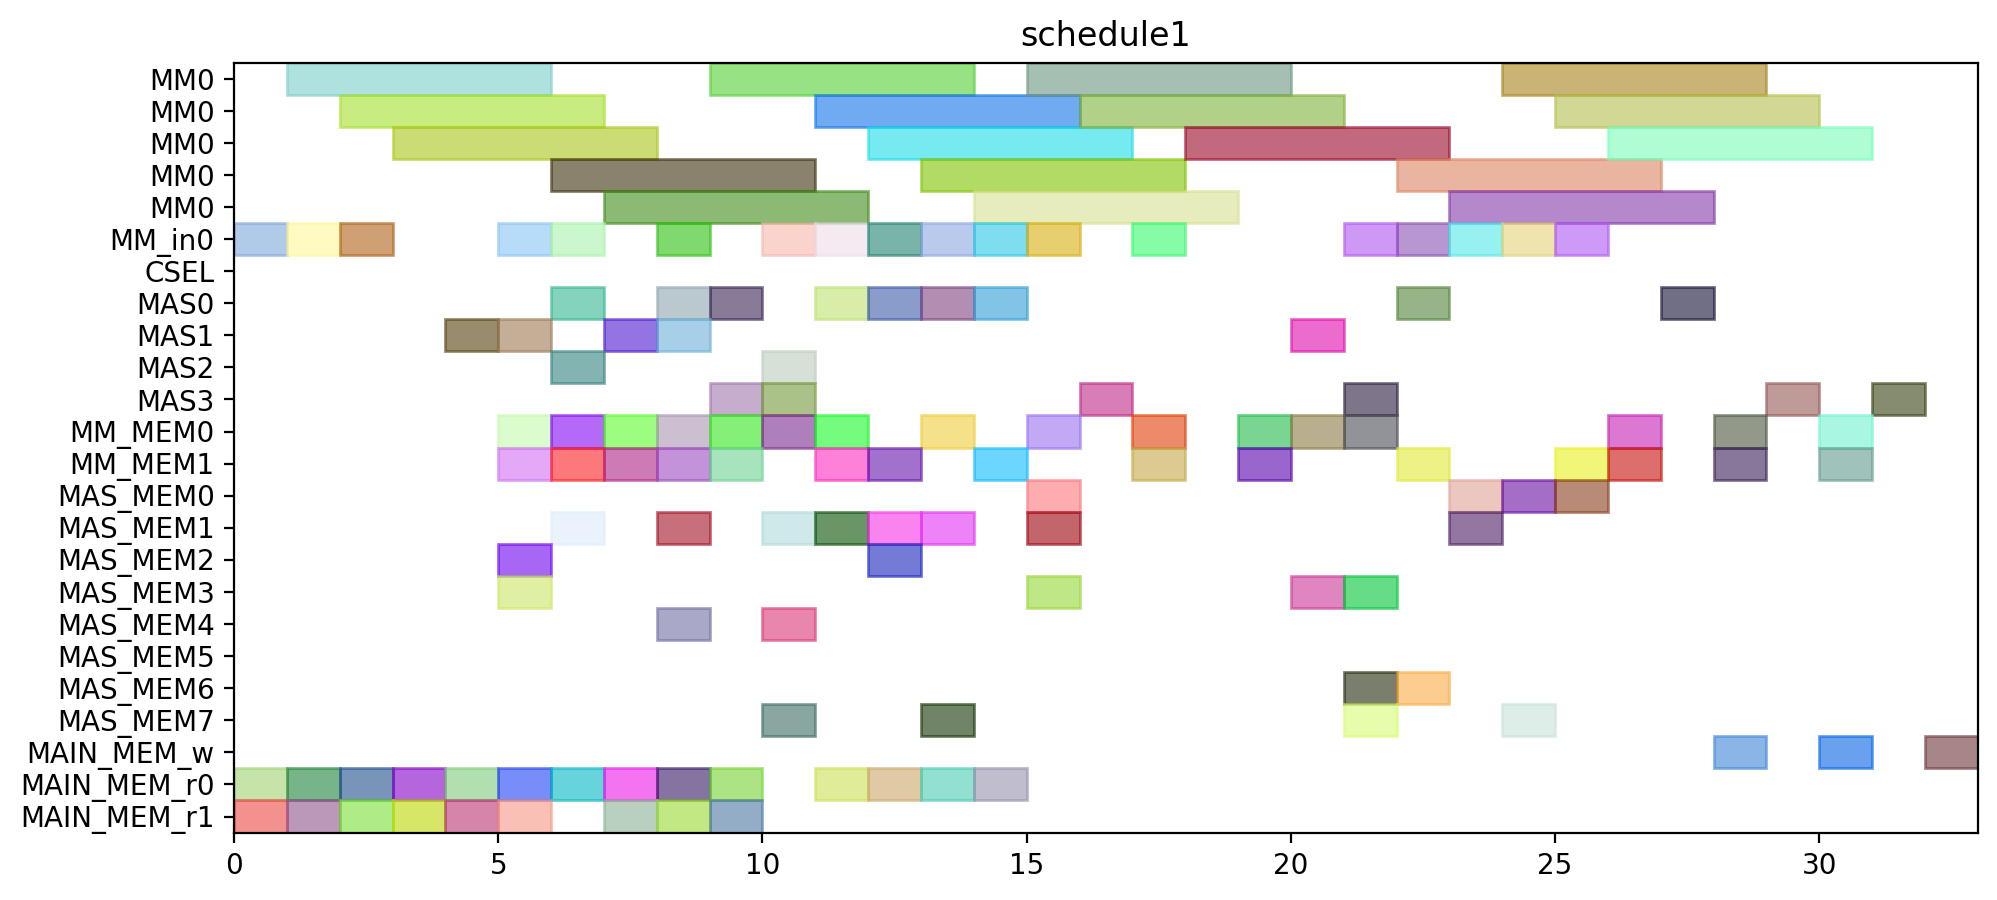

Write Python code to recreate this figure.
from pyschedule import Scenario, solvers, plotters, alt


def solve():
	horizon = 141
	S = Scenario("schedule1", horizon=horizon)

	# resource
	MM = S.Resources('MM', num=1, size=5)
	MM_in = S.Resources('MM_in', num=1)
	CSEL = S.Resource('CSEL')
	MAS = S.Resources('MAS', num=4, size=1, periods=range(1, horizon))
	MM_MEM = S.Resources('MM_MEM', num=2)
	MAS_MEM = S.Resources('MAS_MEM', num=8)
	MAIN_MEM_w = S.Resource('MAIN_MEM_w', size=1)
	MAIN_MEM_r = S.Resources('MAIN_MEM_r', num=2)

	# result of previous scheduling
	t0_in = S.Task('t0_in', length=1, delay_cost=1)
	S += t0_in >= 0
	t0_in += MM_in[0]

	t0_mem0 = S.Task('t0_mem0', length=1, delay_cost=1)
	S += t0_mem0 >= 0
	t0_mem0 += MAIN_MEM_r[0]

	t0_mem1 = S.Task('t0_mem1', length=1, delay_cost=1)
	S += t0_mem1 >= 0
	t0_mem1 += MAIN_MEM_r[1]

	t0 = S.Task('t0', length=5, delay_cost=1)
	S += t0 >= 1
	t0 += MM[0]

	t2_in = S.Task('t2_in', length=1, delay_cost=1)
	S += t2_in >= 1
	t2_in += MM_in[0]

	t2_mem0 = S.Task('t2_mem0', length=1, delay_cost=1)
	S += t2_mem0 >= 1
	t2_mem0 += MAIN_MEM_r[0]

	t2_mem1 = S.Task('t2_mem1', length=1, delay_cost=1)
	S += t2_mem1 >= 1
	t2_mem1 += MAIN_MEM_r[1]

	t1_in = S.Task('t1_in', length=1, delay_cost=1)
	S += t1_in >= 2
	t1_in += MM_in[0]

	t1_mem0 = S.Task('t1_mem0', length=1, delay_cost=1)
	S += t1_mem0 >= 2
	t1_mem0 += MAIN_MEM_r[0]

	t1_mem1 = S.Task('t1_mem1', length=1, delay_cost=1)
	S += t1_mem1 >= 2
	t1_mem1 += MAIN_MEM_r[1]

	t2 = S.Task('t2', length=5, delay_cost=1)
	S += t2 >= 2
	t2 += MM[0]

	t1 = S.Task('t1', length=5, delay_cost=1)
	S += t1 >= 3
	t1 += MM[0]

	t9_mem0 = S.Task('t9_mem0', length=1, delay_cost=1)
	S += t9_mem0 >= 3
	t9_mem0 += MAIN_MEM_r[0]

	t9_mem1 = S.Task('t9_mem1', length=1, delay_cost=1)
	S += t9_mem1 >= 3
	t9_mem1 += MAIN_MEM_r[1]

	t8_mem0 = S.Task('t8_mem0', length=1, delay_cost=1)
	S += t8_mem0 >= 4
	t8_mem0 += MAIN_MEM_r[0]

	t8_mem1 = S.Task('t8_mem1', length=1, delay_cost=1)
	S += t8_mem1 >= 4
	t8_mem1 += MAIN_MEM_r[1]

	t9 = S.Task('t9', length=1, delay_cost=1)
	S += t9 >= 4
	t9 += MAS[1]

	t10_in = S.Task('t10_in', length=1, delay_cost=1)
	S += t10_in >= 5
	t10_in += MM_in[0]

	t10_mem0 = S.Task('t10_mem0', length=1, delay_cost=1)
	S += t10_mem0 >= 5
	t10_mem0 += MAS_MEM[2]

	t10_mem1 = S.Task('t10_mem1', length=1, delay_cost=1)
	S += t10_mem1 >= 5
	t10_mem1 += MAS_MEM[3]

	t24_mem0 = S.Task('t24_mem0', length=1, delay_cost=1)
	S += t24_mem0 >= 5
	t24_mem0 += MM_MEM[0]

	t24_mem1 = S.Task('t24_mem1', length=1, delay_cost=1)
	S += t24_mem1 >= 5
	t24_mem1 += MM_MEM[1]

	t3_mem0 = S.Task('t3_mem0', length=1, delay_cost=1)
	S += t3_mem0 >= 5
	t3_mem0 += MAIN_MEM_r[0]

	t3_mem1 = S.Task('t3_mem1', length=1, delay_cost=1)
	S += t3_mem1 >= 5
	t3_mem1 += MAIN_MEM_r[1]

	t8 = S.Task('t8', length=1, delay_cost=1)
	S += t8 >= 5
	t8 += MAS[1]

	t10 = S.Task('t10', length=5, delay_cost=1)
	S += t10 >= 6
	t10 += MM[0]

	t24 = S.Task('t24', length=1, delay_cost=1)
	S += t24 >= 6
	t24 += MAS[0]

	t25_mem0 = S.Task('t25_mem0', length=1, delay_cost=1)
	S += t25_mem0 >= 6
	t25_mem0 += MM_MEM[0]

	t25_mem1 = S.Task('t25_mem1', length=1, delay_cost=1)
	S += t25_mem1 >= 6
	t25_mem1 += MAS_MEM[1]

	t26_in = S.Task('t26_in', length=1, delay_cost=1)
	S += t26_in >= 6
	t26_in += MM_in[0]

	t26_mem0 = S.Task('t26_mem0', length=1, delay_cost=1)
	S += t26_mem0 >= 6
	t26_mem0 += MAIN_MEM_r[0]

	t26_mem1 = S.Task('t26_mem1', length=1, delay_cost=1)
	S += t26_mem1 >= 6
	t26_mem1 += MM_MEM[1]

	t3 = S.Task('t3', length=1, delay_cost=1)
	S += t3 >= 6
	t3 += MAS[2]

	t16_mem0 = S.Task('t16_mem0', length=1, delay_cost=1)
	S += t16_mem0 >= 7
	t16_mem0 += MM_MEM[0]

	t16_mem1 = S.Task('t16_mem1', length=1, delay_cost=1)
	S += t16_mem1 >= 7
	t16_mem1 += MM_MEM[1]

	t25 = S.Task('t25', length=1, delay_cost=1)
	S += t25 >= 7
	t25 += MAS[1]

	t26 = S.Task('t26', length=5, delay_cost=1)
	S += t26 >= 7
	t26 += MM[0]

	t4_mem0 = S.Task('t4_mem0', length=1, delay_cost=1)
	S += t4_mem0 >= 7
	t4_mem0 += MAIN_MEM_r[0]

	t4_mem1 = S.Task('t4_mem1', length=1, delay_cost=1)
	S += t4_mem1 >= 7
	t4_mem1 += MAIN_MEM_r[1]

	t11_mem0 = S.Task('t11_mem0', length=1, delay_cost=1)
	S += t11_mem0 >= 8
	t11_mem0 += MM_MEM[0]

	t11_mem1 = S.Task('t11_mem1', length=1, delay_cost=1)
	S += t11_mem1 >= 8
	t11_mem1 += MM_MEM[1]

	t14_mem0 = S.Task('t14_mem0', length=1, delay_cost=1)
	S += t14_mem0 >= 8
	t14_mem0 += MAIN_MEM_r[0]

	t14_mem1 = S.Task('t14_mem1', length=1, delay_cost=1)
	S += t14_mem1 >= 8
	t14_mem1 += MAIN_MEM_r[1]

	t16 = S.Task('t16', length=1, delay_cost=1)
	S += t16 >= 8
	t16 += MAS[1]

	t4 = S.Task('t4', length=1, delay_cost=1)
	S += t4 >= 8
	t4 += MAS[0]

	t5_in = S.Task('t5_in', length=1, delay_cost=1)
	S += t5_in >= 8
	t5_in += MM_in[0]

	t5_mem0 = S.Task('t5_mem0', length=1, delay_cost=1)
	S += t5_mem0 >= 8
	t5_mem0 += MAS_MEM[4]

	t5_mem1 = S.Task('t5_mem1', length=1, delay_cost=1)
	S += t5_mem1 >= 8
	t5_mem1 += MAS_MEM[1]

	t11 = S.Task('t11', length=1, delay_cost=1)
	S += t11 >= 9
	t11 += MAS[3]

	t13_mem0 = S.Task('t13_mem0', length=1, delay_cost=1)
	S += t13_mem0 >= 9
	t13_mem0 += MAIN_MEM_r[0]

	t13_mem1 = S.Task('t13_mem1', length=1, delay_cost=1)
	S += t13_mem1 >= 9
	t13_mem1 += MAIN_MEM_r[1]

	t14 = S.Task('t14', length=1, delay_cost=1)
	S += t14 >= 9
	t14 += MAS[0]

	t5 = S.Task('t5', length=5, delay_cost=1)
	S += t5 >= 9
	t5 += MM[0]

	t6_mem0 = S.Task('t6_mem0', length=1, delay_cost=1)
	S += t6_mem0 >= 9
	t6_mem0 += MM_MEM[0]

	t6_mem1 = S.Task('t6_mem1', length=1, delay_cost=1)
	S += t6_mem1 >= 9
	t6_mem1 += MM_MEM[1]

	t12_mem0 = S.Task('t12_mem0', length=1, delay_cost=1)
	S += t12_mem0 >= 10
	t12_mem0 += MM_MEM[0]

	t12_mem1 = S.Task('t12_mem1', length=1, delay_cost=1)
	S += t12_mem1 >= 10
	t12_mem1 += MAS_MEM[7]

	t13 = S.Task('t13', length=1, delay_cost=1)
	S += t13 >= 10
	t13 += MAS[2]

	t15_in = S.Task('t15_in', length=1, delay_cost=1)
	S += t15_in >= 10
	t15_in += MM_in[0]

	t15_mem0 = S.Task('t15_mem0', length=1, delay_cost=1)
	S += t15_mem0 >= 10
	t15_mem0 += MAS_MEM[4]

	t15_mem1 = S.Task('t15_mem1', length=1, delay_cost=1)
	S += t15_mem1 >= 10
	t15_mem1 += MAS_MEM[1]

	t6 = S.Task('t6', length=1, delay_cost=1)
	S += t6 >= 10
	t6 += MAS[3]

	t12 = S.Task('t12', length=1, delay_cost=1)
	S += t12 >= 11
	t12 += MAS[0]

	t15 = S.Task('t15', length=5, delay_cost=1)
	S += t15 >= 11
	t15 += MM[0]

	t27_in = S.Task('t27_in', length=1, delay_cost=1)
	S += t27_in >= 11
	t27_in += MM_in[0]

	t27_mem0 = S.Task('t27_mem0', length=1, delay_cost=1)
	S += t27_mem0 >= 11
	t27_mem0 += MAIN_MEM_r[0]

	t27_mem1 = S.Task('t27_mem1', length=1, delay_cost=1)
	S += t27_mem1 >= 11
	t27_mem1 += MAS_MEM[1]

	t29_mem0 = S.Task('t29_mem0', length=1, delay_cost=1)
	S += t29_mem0 >= 11
	t29_mem0 += MM_MEM[0]

	t29_mem1 = S.Task('t29_mem1', length=1, delay_cost=1)
	S += t29_mem1 >= 11
	t29_mem1 += MM_MEM[1]

	t27 = S.Task('t27', length=5, delay_cost=1)
	S += t27 >= 12
	t27 += MM[0]

	t28_mem0 = S.Task('t28_mem0', length=1, delay_cost=1)
	S += t28_mem0 >= 12
	t28_mem0 += MAS_MEM[2]

	t28_mem1 = S.Task('t28_mem1', length=1, delay_cost=1)
	S += t28_mem1 >= 12
	t28_mem1 += MM_MEM[1]

	t29 = S.Task('t29', length=1, delay_cost=1)
	S += t29 >= 12
	t29 += MAS[0]

	t30_in = S.Task('t30_in', length=1, delay_cost=1)
	S += t30_in >= 12
	t30_in += MM_in[0]

	t30_mem0 = S.Task('t30_mem0', length=1, delay_cost=1)
	S += t30_mem0 >= 12
	t30_mem0 += MAIN_MEM_r[0]

	t30_mem1 = S.Task('t30_mem1', length=1, delay_cost=1)
	S += t30_mem1 >= 12
	t30_mem1 += MAS_MEM[1]

	t18_in = S.Task('t18_in', length=1, delay_cost=1)
	S += t18_in >= 13
	t18_in += MM_in[0]

	t18_mem0 = S.Task('t18_mem0', length=1, delay_cost=1)
	S += t18_mem0 >= 13
	t18_mem0 += MAIN_MEM_r[0]

	t18_mem1 = S.Task('t18_mem1', length=1, delay_cost=1)
	S += t18_mem1 >= 13
	t18_mem1 += MAS_MEM[1]

	t28 = S.Task('t28', length=1, delay_cost=1)
	S += t28 >= 13
	t28 += MAS[0]

	t30 = S.Task('t30', length=5, delay_cost=1)
	S += t30 >= 13
	t30 += MM[0]

	t7_mem0 = S.Task('t7_mem0', length=1, delay_cost=1)
	S += t7_mem0 >= 13
	t7_mem0 += MM_MEM[0]

	t7_mem1 = S.Task('t7_mem1', length=1, delay_cost=1)
	S += t7_mem1 >= 13
	t7_mem1 += MAS_MEM[7]

	t18 = S.Task('t18', length=5, delay_cost=1)
	S += t18 >= 14
	t18 += MM[0]

	t19_in = S.Task('t19_in', length=1, delay_cost=1)
	S += t19_in >= 14
	t19_in += MM_in[0]

	t19_mem0 = S.Task('t19_mem0', length=1, delay_cost=1)
	S += t19_mem0 >= 14
	t19_mem0 += MAIN_MEM_r[0]

	t19_mem1 = S.Task('t19_mem1', length=1, delay_cost=1)
	S += t19_mem1 >= 14
	t19_mem1 += MM_MEM[1]

	t7 = S.Task('t7', length=1, delay_cost=1)
	S += t7 >= 14
	t7 += MAS[0]

	t17_mem0 = S.Task('t17_mem0', length=1, delay_cost=1)
	S += t17_mem0 >= 15
	t17_mem0 += MM_MEM[0]

	t17_mem1 = S.Task('t17_mem1', length=1, delay_cost=1)
	S += t17_mem1 >= 15
	t17_mem1 += MAS_MEM[3]

	t19 = S.Task('t19', length=5, delay_cost=1)
	S += t19 >= 15
	t19 += MM[0]

	t35_in = S.Task('t35_in', length=1, delay_cost=1)
	S += t35_in >= 15
	t35_in += MM_in[0]

	t35_mem0 = S.Task('t35_mem0', length=1, delay_cost=1)
	S += t35_mem0 >= 15
	t35_mem0 += MAS_MEM[0]

	t35_mem1 = S.Task('t35_mem1', length=1, delay_cost=1)
	S += t35_mem1 >= 15
	t35_mem1 += MAS_MEM[1]

	t17 = S.Task('t17', length=1, delay_cost=1)
	S += t17 >= 16
	t17 += MAS[3]

	t35 = S.Task('t35', length=5, delay_cost=1)
	S += t35 >= 16
	t35 += MM[0]

	t31_in = S.Task('t31_in', length=1, delay_cost=1)
	S += t31_in >= 17
	t31_in += MM_in[0]

	t31_mem0 = S.Task('t31_mem0', length=1, delay_cost=1)
	S += t31_mem0 >= 17
	t31_mem0 += MM_MEM[0]

	t31_mem1 = S.Task('t31_mem1', length=1, delay_cost=1)
	S += t31_mem1 >= 17
	t31_mem1 += MM_MEM[1]

	t31 = S.Task('t31', length=5, delay_cost=1)
	S += t31 >= 18
	t31 += MM[0]

	t20_mem0 = S.Task('t20_mem0', length=1, delay_cost=1)
	S += t20_mem0 >= 19
	t20_mem0 += MM_MEM[0]

	t20_mem1 = S.Task('t20_mem1', length=1, delay_cost=1)
	S += t20_mem1 >= 19
	t20_mem1 += MM_MEM[1]

	t20 = S.Task('t20', length=1, delay_cost=1)
	S += t20 >= 20
	t20 += MAS[1]


	# new tasks
	t21 = S.Task('t21', length=1, delay_cost=1)
	t21 += alt(MAS)
	t21_mem0 = S.Task('t21_mem0', length=1, delay_cost=1)
	t21_mem0 += MM_MEM[0]
	S += 7 < t21_mem0
	S += t21_mem0 <= t21

	t21_mem1 = S.Task('t21_mem1', length=1, delay_cost=1)
	t21_mem1 += MAS_MEM[3]
	S += 20 < t21_mem1
	S += t21_mem1 <= t21

	t22 = S.Task('t22', length=1, delay_cost=1)
	t22 += alt(MAS)
	t22_mem0 = S.Task('t22_mem0', length=1, delay_cost=1)
	t22_mem0 += MM_MEM[0]
	S += 7 < t22_mem0
	S += t22_mem0 <= t22

	t22_mem1 = S.Task('t22_mem1', length=1, delay_cost=1)
	t22_mem1 += MAS_MEM[3]
	S += 20 < t22_mem1
	S += t22_mem1 <= t22

	t32 = S.Task('t32', length=5, delay_cost=1)
	t32 += alt(MM)
	t32_in = S.Task('t32_in', length=1, delay_cost=1)
	t32_in += alt(MM_in)
	S += t32_in*MM_in[0]<=t32*MM[0]
	t32_mem0 = S.Task('t32_mem0', length=1, delay_cost=1)
	t32_mem0 += MAS_MEM[0]
	S += 13 < t32_mem0
	S += t32_mem0 <= t32

	t32_mem1 = S.Task('t32_mem1', length=1, delay_cost=1)
	t32_mem1 += MM_MEM[1]
	S += 22 < t32_mem1
	S += t32_mem1 <= t32

	t33 = S.Task('t33', length=5, delay_cost=1)
	t33 += alt(MM)
	t33_in = S.Task('t33_in', length=1, delay_cost=1)
	t33_in += alt(MM_in)
	S += t33_in*MM_in[0]<=t33*MM[0]
	t33_mem0 = S.Task('t33_mem0', length=1, delay_cost=1)
	t33_mem0 += MAS_MEM[6]
	S += 16 < t33_mem0
	S += t33_mem0 <= t33

	t33_mem1 = S.Task('t33_mem1', length=1, delay_cost=1)
	t33_mem1 += MM_MEM[1]
	S += 22 < t33_mem1
	S += t33_mem1 <= t33

	t23 = S.Task('t23', length=5, delay_cost=1)
	t23 += alt(MM)
	t23_in = S.Task('t23_in', length=1, delay_cost=1)
	t23_in += alt(MM_in)
	S += t23_in*MM_in[0]<=t23*MM[0]
	t23_mem0 = S.Task('t23_mem0', length=1, delay_cost=1)
	t23_mem0 += alt(MAS_MEM)
	S += (t21*MAS[0])-1 < t23_mem0*MAS_MEM[0]
	S += (t21*MAS[1])-1 < t23_mem0*MAS_MEM[2]
	S += (t21*MAS[2])-1 < t23_mem0*MAS_MEM[4]
	S += (t21*MAS[3])-1 < t23_mem0*MAS_MEM[6]
	S += t23_mem0 <= t23

	t23_mem1 = S.Task('t23_mem1', length=1, delay_cost=1)
	t23_mem1 += alt(MAS_MEM)
	S += (t22*MAS[0])-1 < t23_mem1*MAS_MEM[1]
	S += (t22*MAS[1])-1 < t23_mem1*MAS_MEM[3]
	S += (t22*MAS[2])-1 < t23_mem1*MAS_MEM[5]
	S += (t22*MAS[3])-1 < t23_mem1*MAS_MEM[7]
	S += t23_mem1 <= t23

	t34 = S.Task('t34', length=5, delay_cost=1)
	t34 += alt(MM)
	t34_in = S.Task('t34_in', length=1, delay_cost=1)
	t34_in += alt(MM_in)
	S += t34_in*MM_in[0]<=t34*MM[0]
	t34_mem0 = S.Task('t34_mem0', length=1, delay_cost=1)
	t34_mem0 += MAS_MEM[0]
	S += 14 < t34_mem0
	S += t34_mem0 <= t34

	t34_mem1 = S.Task('t34_mem1', length=1, delay_cost=1)
	t34_mem1 += alt(MAS_MEM)
	S += (t21*MAS[0])-1 < t34_mem1*MAS_MEM[1]
	S += (t21*MAS[1])-1 < t34_mem1*MAS_MEM[3]
	S += (t21*MAS[2])-1 < t34_mem1*MAS_MEM[5]
	S += (t21*MAS[3])-1 < t34_mem1*MAS_MEM[7]
	S += t34_mem1 <= t34

	t36 = S.Task('t36', length=5, delay_cost=1)
	t36 += alt(MM)
	t36_in = S.Task('t36_in', length=1, delay_cost=1)
	t36_in += alt(MM_in)
	S += t36_in*MM_in[0]<=t36*MM[0]
	t36_mem0 = S.Task('t36_mem0', length=1, delay_cost=1)
	t36_mem0 += MAS_MEM[6]
	S += 16 < t36_mem0
	S += t36_mem0 <= t36

	t36_mem1 = S.Task('t36_mem1', length=1, delay_cost=1)
	t36_mem1 += alt(MAS_MEM)
	S += (t22*MAS[0])-1 < t36_mem1*MAS_MEM[1]
	S += (t22*MAS[1])-1 < t36_mem1*MAS_MEM[3]
	S += (t22*MAS[2])-1 < t36_mem1*MAS_MEM[5]
	S += (t22*MAS[3])-1 < t36_mem1*MAS_MEM[7]
	S += t36_mem1 <= t36

	PY_new = S.Task('PY_new', length=1, delay_cost=1)
	PY_new += alt(MAS)
	S += 0<PY_new

	PY_new_w = S.Task('PY_new_w', length=1, delay_cost=1)
	PY_new_w += alt(MAIN_MEM_w)
	S += PY_new <= PY_new_w

	PY_new_mem0 = S.Task('PY_new_mem0', length=1, delay_cost=1)
	PY_new_mem0 += alt(MM_MEM)
	S += (t23*MM[0])-1 < PY_new_mem0*MM_MEM[0]
	S += PY_new_mem0 <= PY_new

	PY_new_mem1 = S.Task('PY_new_mem1', length=1, delay_cost=1)
	PY_new_mem1 += alt(MM_MEM)
	S += (t32*MM[0])-1 < PY_new_mem1*MM_MEM[1]
	S += PY_new_mem1 <= PY_new

	PX_new = S.Task('PX_new', length=1, delay_cost=1)
	PX_new += alt(MAS)
	S += 0<PX_new

	PX_new_w = S.Task('PX_new_w', length=1, delay_cost=1)
	PX_new_w += alt(MAIN_MEM_w)
	S += PX_new <= PX_new_w

	PX_new_mem0 = S.Task('PX_new_mem0', length=1, delay_cost=1)
	PX_new_mem0 += alt(MM_MEM)
	S += (t34*MM[0])-1 < PX_new_mem0*MM_MEM[0]
	S += PX_new_mem0 <= PX_new

	PX_new_mem1 = S.Task('PX_new_mem1', length=1, delay_cost=1)
	PX_new_mem1 += alt(MM_MEM)
	S += (t33*MM[0])-1 < PX_new_mem1*MM_MEM[1]
	S += PX_new_mem1 <= PX_new

	PZ_new = S.Task('PZ_new', length=1, delay_cost=1)
	PZ_new += alt(MAS)
	S += 0<PZ_new

	PZ_new_w = S.Task('PZ_new_w', length=1, delay_cost=1)
	PZ_new_w += alt(MAIN_MEM_w)
	S += PZ_new <= PZ_new_w

	PZ_new_mem0 = S.Task('PZ_new_mem0', length=1, delay_cost=1)
	PZ_new_mem0 += alt(MM_MEM)
	S += (t36*MM[0])-1 < PZ_new_mem0*MM_MEM[0]
	S += PZ_new_mem0 <= PZ_new

	PZ_new_mem1 = S.Task('PZ_new_mem1', length=1, delay_cost=1)
	PZ_new_mem1 += MM_MEM[1]
	S += 20 < PZ_new_mem1
	S += PZ_new_mem1 <= PZ_new

	solvers.mip.solve(S,msg=1,kind='CPLEX',ratio_gap=1.01)

	solution = [['hoge']*len(S.solution()[1]) for i in range(len(S.solution()))]
	for i in range(len(S.solution())):
		for j in range(len(S.solution()[i])):
			solution[i][j]=str(S.solution()[i][j])
	print(solution)

	cycles = int(solution[-1][3])

	pic_file_name = "/home/mfukuda/ABE/multiRAM_multiMAS_16mux/scheduling_result/stage5MM1_stage1MAS4/EP_ADD_A_ANY/schedule1.png"
	if(S.solution() != []):
		plotters.matplotlib.plot(S,img_filename=pic_file_name, show_task_labels=False, fig_size=(cycles*0.25+3, 5))

	return solution
